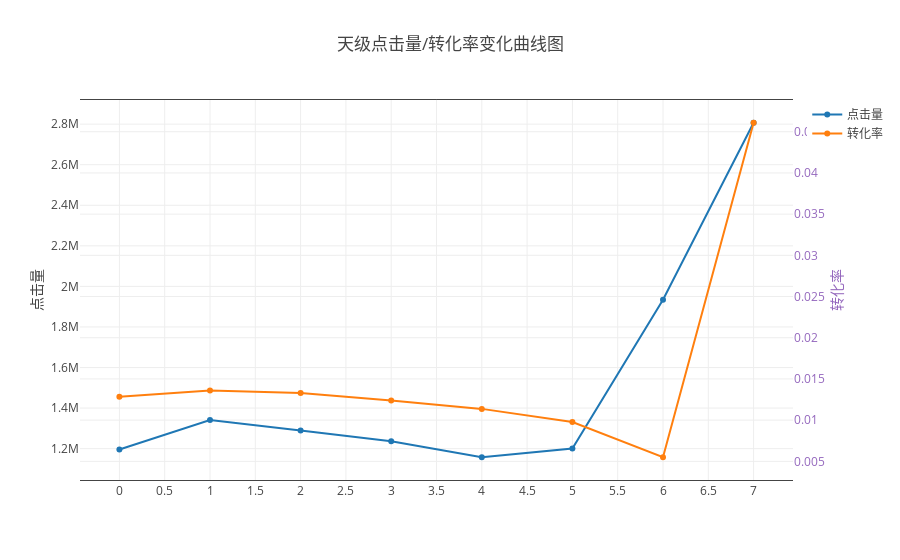

Notebook code cell kept with this figure:
### Markdown cell above
# 天级点击量/转化率的变化曲线

### Code cell
dayClick_trace = go.Scatter(
    x = day_count_df['day'],
    y = day_count_df['count'],
    name = '点击量'
)

dayCVR_trace = go.Scatter(
    x = day_cvr_df['day'],
    y = day_cvr_df['cvr'],
    name = '转化率',
    yaxis= 'y2'
)

_data = [dayClick_trace, dayCVR_trace]
layout = go.Layout(
    title='天级点击量/转化率变化曲线图',
    yaxis=dict(
        title='点击量'
    ),
    yaxis2=dict(
        title='转化率',
        titlefont=dict(
            color='rgb(148, 103, 189)'
        ),
        tickfont=dict(
            color='rgb(148, 103, 189)'
        ),
        overlaying='y',
        side='right'
    ),
    xaxis=xAxis
)
fig = go.Figure(data=_data, layout=layout)
py.iplot(fig)

### Figure 1 — Plotly figure (JSON) as saved in the notebook; plotly's stock layout.template omitted (floating-point values rounded to 4 significant figures)
{"data": [{"name": "点击量", "type": "scatter", "x": [0, 1, 2, 3, 4, 5, 6, 7], "y": [1195557, 1340697, 1289476, 1236828, 1157641, 1200219, 1934443, 2806831]}, {"name": "转化率", "type": "scatter", "x": [0, 1, 2, 3, 4, 5, 6, 7], "y": [0.01284, 0.01361, 0.01329, 0.01238, 0.01137, 0.009772, 0.005498, 0.04609], "yaxis": "y2"}], "layout": {"title": "天级点击量/转化率变化曲线图", "xaxis": {"mirror": "all", "nticks": 20, "showgrid": true, "showline": true, "zeroline": false, "zerolinecolor": "#FF0000"}, "yaxis": {"title": "点击量"}, "yaxis2": {"overlaying": "y", "side": "right", "tickfont": {"color": "rgb(148, 103, 189)"}, "title": "转化率", "titlefont": {"color": "rgb(148, 103, 189)"}}}}
